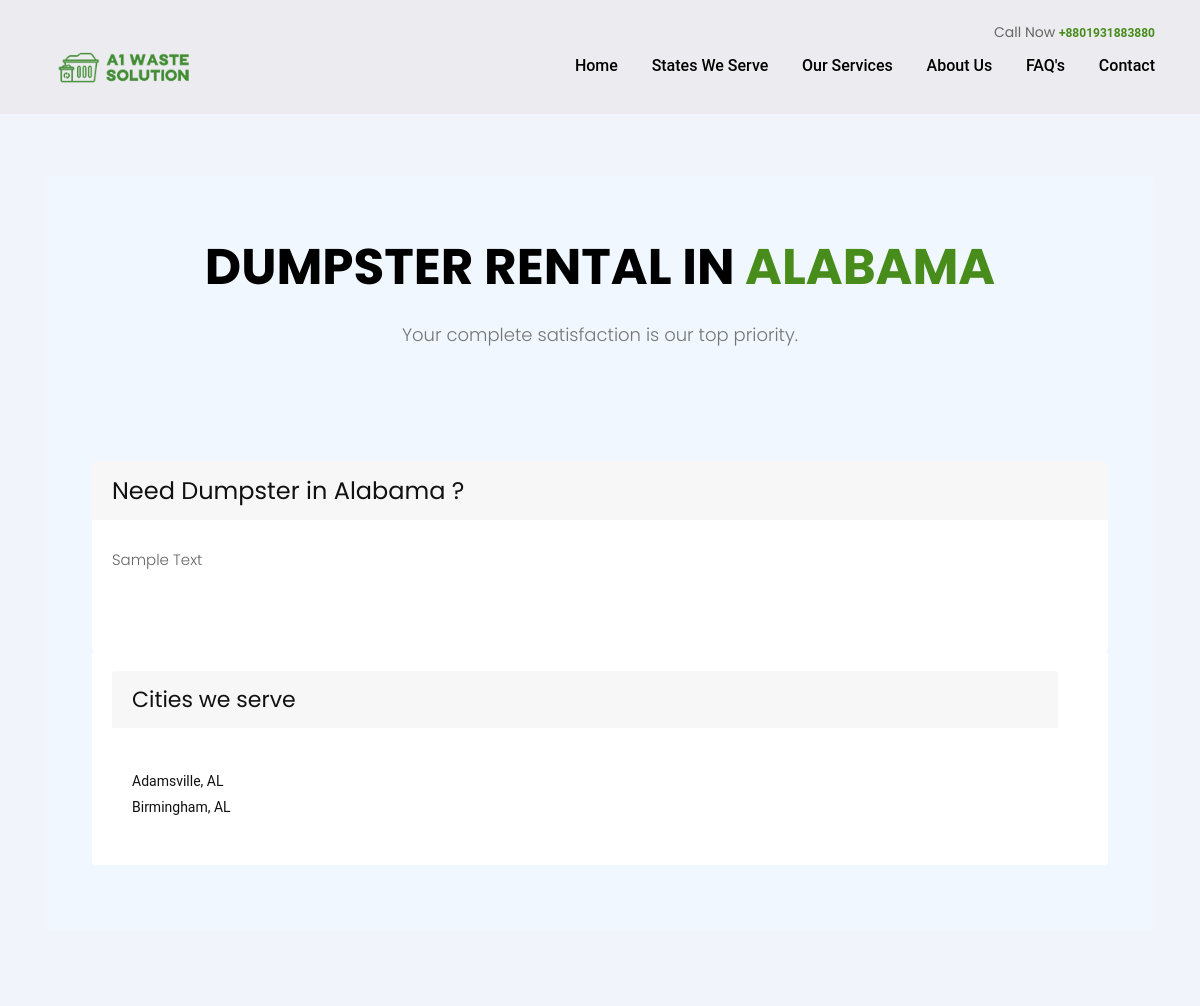
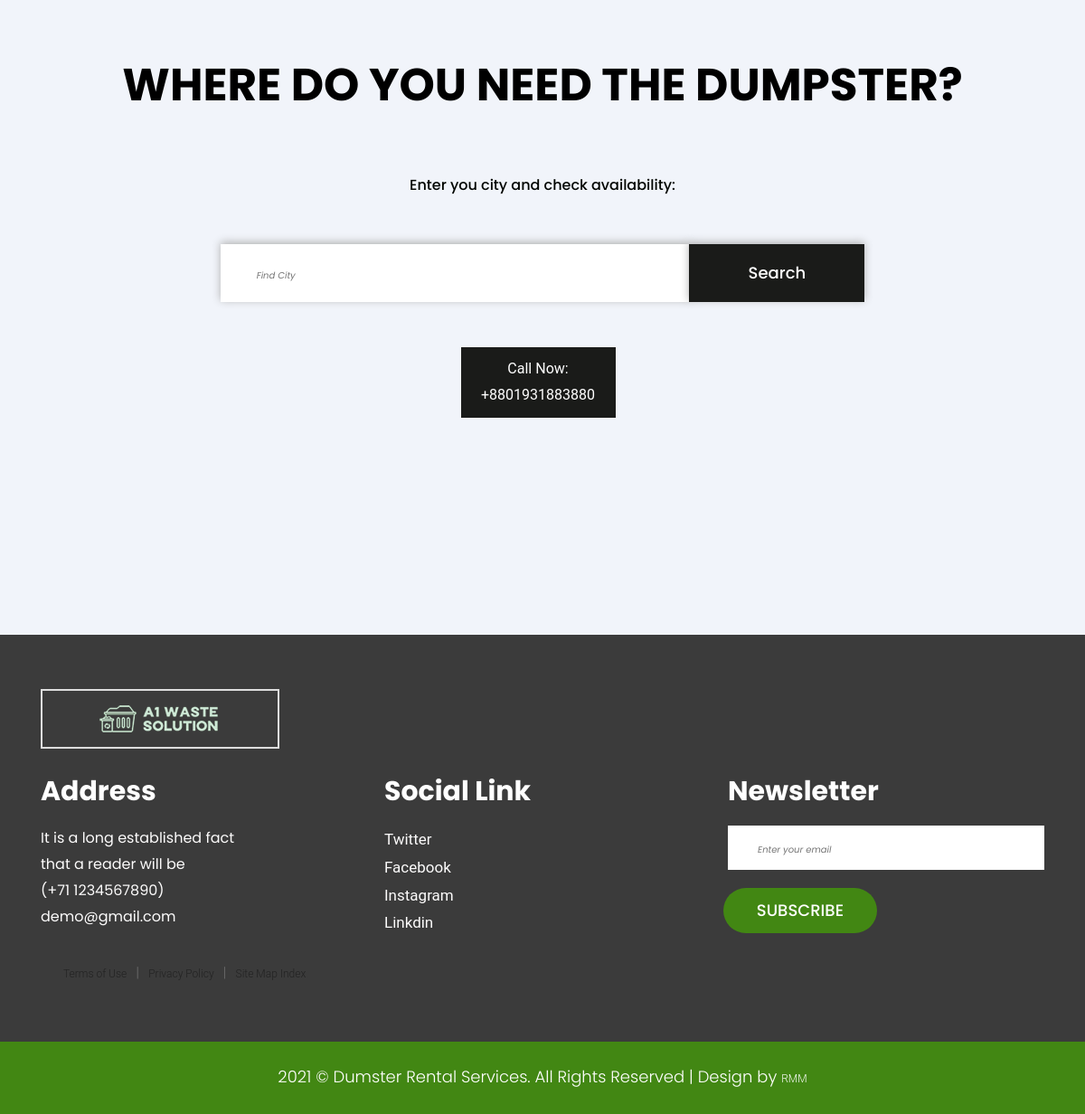
/alabama, run on the app's committed database (2 pictures, top to bottom).
### state/models.py (models this page shows, shortened)
class State(models.Model):
    name        = models.CharField(max_length=100, unique=True)
    abbvr       = models.CharField(max_length=2, unique=True)
    article     = RichTextField(blank=True, null=True)
    slug        = models.SlugField(null=False, unique=True)

class City(models.Model):
    city_name   = models.CharField(max_length=50)
    state_name  = models.ForeignKey('state.State', on_delete=models.CASCADE, related_name='cities')
    zip         = models.CharField(max_length=10)
    city_detail = RichTextField(blank=True, null=True)
    slug        = models.SlugField(null=False, unique=True)
    class Meta:
        verbose_name_plural = "cities"
    def get_absolute_url(self):
        return reverse('city_detail', kwargs={'slug': self.slug, 'state': self.state_name.slug})

### pages/views.py (the view)
# urls.py: path('<slug:slug>', StateDetailView.as_view(), name='state_detail'),
class StateDetailView(DetailView):
    context_object_name = 'state_detail_city'
    template_name = 'state_detail.html'
    queryset = State.objects.all()
    def get_context_data(self, **kwargs):
        context = super(StateDetailView, self).get_context_data(**kwargs)
        context['states'] = State.objects.all()
        context['cities'] = City.objects.all()
        return context

### templates/state_detail.html (shortened to what this page needs)
{% extends 'base.html' %}
{% block content %}
<section>
  <div class="container py-5">
    <div class="container jumbotron" id="jumbo">
      <div class="row">
        <div class="col-md-12">
          <div class="titlepage">
            <h2> Dumpster Rental in <strong class="llow">{{ object.name }}</strong> </h2>
            <br>
            <p class="lead">Your complete satisfaction is our top priority.</p>
            <br><br>
          </div>
        </div>
      </div>
      <div class="container">
        <div class="card border-0 ">
          <h1 class="card-header border-0">Need Dumpster in {{ object.name }} ?</h1>
          <div class="card-body">
            <p class="card-text">{{ object.article|safe }}</p> <br> <br>
          </div>
        </div>
        <div class="card border-0 ">
          <div class="container row card-body">
            <div class="container ">
              <h2 class="card-header border-0">Cities we serve</h2> <br>
            </div>
            <div class="container ">
              <div class="row card-body">
                {% for city in object.cities.all  %}
                {% if forloop.first %}
                <div style="float:left;" class="col-md-4">
                  {% endif %}
                  <li>
                    <a href="{{ city.get_absolute_url }}">
                      <h5>
                        {{ city.city_name }}, {{ city.state_name.abbvr }}
                      </h5>
                    </a>
                  </li>
                  {% if forloop.last %}
                </div>
                {% endif %}
                {% endfor %}
              </div>
            </div>
          </div>
        </div>
      </div>
    </div>
  </div>
  {% include "_search.html" %}
</section>
{% endblock content %}

### templates/base.html (shortened to what this page needs)
{% load static %}
<!doctype html>
<html lang="en">
<head>
  <link rel="stylesheet" href="{% static 'css/base.css' %}">
  <link rel="stylesheet" href="https://cdn.jsdelivr.net/npm/bootstrap@4.6.0/dist/css/bootstrap.min.css">
  <link rel="stylesheet" href="https://maxcdn.bootstrapcdn.com/font-awesome/4.7.0/css/font-awesome.min.css">
  <link rel="stylesheet" href="https://maxcdn.bootstrapcdn.com/font-awesome/4.7.0/css/font-awesome.min.css">
  <link rel="stylesheet" href="{% static 'css/bootstrap.min.css' %}">
  <link rel="stylesheet" href="{% static 'css/style.css' %}">
  <link rel="stylesheet" href="{% static 'css/responsive.css' %}">
  <link rel="stylesheet" href="{% static 'css/jquery.mCustomScrollbar.min.css' %}">
  <link rel="stylesheet" href="https://netdna.bootstrapcdn.com/font-awesome/4.0.3/css/font-awesome.css">
  <link rel="stylesheet" href="https://cdnjs.cloudflare.com/ajax/libs/fancybox/2.1.5/jquery.fancybox.min.css" media="screen">
</head>
<body class="main-layout">
  <header>
    {% include "_nav.html" %}
  </header>
  <section>
    {% block content %}
    {% endblock content %}
  </section>
  {% include "_footer.html" %}
</body>
</html>

### templates/_nav.html
{% load static %}
    <div class="header-top">
      <div class="header fixed-top">
        <div class="container-fluid">
          <div class="row">
            <div class="col-xl-12 col-lg-12 col-md-12 col-sm-11">
              <div class=" float-right">
                <li>Call Now <a href="tel:+8801931883880"> <strong class="llow">+8801931883880</strong></a> </li>
              </div>
            </div>
          </div>
          <div class="row" >
            <div class="col-xl-2 col-lg-4 col-md-4 col-sm-3 col logo_section">
              <div class="full">
                <div class="center-desk">
                  <div class="logo">
                    <a href="{% url 'index' %}"><img src="{% static 'images/dlogo.png' %}" alt="#" /></a>
                  </div>
                </div>
              </div>
            </div>
            <div class="col-xl-10 col-lg-8 col-md-8 col-sm-9">
              <div class="menu-area">
                <div class="limit-box">
                  <nav class="main-menu ">
                    <ul class="menu-area-main">
                      <li class=" "> <a href="{% url 'home' %}">Home</a> </li>
                      <li> <a href="{% url 'state_list' %}">States We Serve</a> </li>
                      <li> <a href="{% url 'services' %}">Our Services</a> </li>
                      <li> <a href="{% url 'about' %}">About Us</a> </li>
                      <li> <a href="{% url 'faqs' %}">FAQ's</a> </li>
                      <li> <a href="{% url 'contact' %}">Contact</a> </li>
                    </ul>
                  </nav>
                </div>
              </div>
            </div>
          </div>
        </div>
      </div>
    </div>

### templates/_search.html
{% load static %}
{% block content %}
<section>
  <div class="container padding_dd">
    <div class="row">
      <div class="col-xl-12 col-lg-12 col-md-12 col-sm-12">
        <div class="text-cen">
          <div class="titlepage">
            <h2>Where do you <strong class="llow"></strong>need the dumpster?</h2>
          </div>
          <p>
            Enter you city and check availability:
          </p>
          <form class="Vegetable" action="{% url 'search_result' %}" method="get">
            <input class="Vegetable_fom" placeholder="Find City" type="text" name="q">
            <button class="Search_btn">Search</button>
          </form>
          <a href="tel:+8801931883880">Call Now: +8801931883880</a>
        </div>
      </div>
    </div>
  </div>
</section>
{% endblock content %}

### templates/_footer.html
{% load static %}
  <footr>
    <div class="footer ">
      <div class="container">
        <div class="row">
          <div class="col-md-12">
            <a href="#" class="logo_footer"> <img src="{% static 'images/dlogo2.png' %}" alt="#" /></a>
          </div>
          <div class="col-xl-12 col-lg-12 col-md-12 col-sm-12 ">
            <div class="row">
              <div class="col-xl-4 col-lg-4 col-md-6 col-sm-6 ">
                <div class="address">
                  <h3>Address </h3>
                  <ul class="loca">
                    <li>
                      <a href="#"></a>It is a long established fact
                      <br>that a reader will be
                    </li>
                    <li>
                      <a href="#"></a>(+71 1234567890)
                    </li>
                    <li>
                      <a href="#"></a>demo@gmail.com
                    </li>
                  </ul>
                </div>
              </div>
              <div class="col-lg-4 col-md-6 col-sm-6">
                <div class="address">
                  <h3>Social Link</h3>
                  <ul class="Menu_footer">
                    <li class="active"> <a href="#">Twitter</a> </li>
                    <li><a href="#">Facebook</a> </li>
                    <li><a href="#">Instagram</a> </li>
                    <li><a href="#">Linkdin</a> </li>
                  </ul>
                </div>
              </div>
              <div class="col-lg-4 col-md-6 col-sm-6 ">
                <div class="address">
                  <h3>Newsletter</h3>
                  <form class="news">
                    <input class="newslatter" placeholder="Enter your email" type="text" name=" Enter your email">
                    <button class="submit">Subscribe</button>
                  </form>
                </div>
              </div>
            </div>
          </div>
        </div>
        <div class="container">
          <ul class="nav foo-mar-t-20">
            <li class="foo-mar-20">
              <p><a href="/terms_of_use">Terms of Use</a></p>
            </li>
            <p>|</p>
            <li class="foo-mar-20">
              <p><a href="/privacy_policy">Privacy Policy</a></p>
            </li>
            <p>|</p>
            <li class="foo-mar-20">
              <p><a href="/sitemap_index.xml">Site Map Index</a></p>
            </li>
          </ul>
        </div>
      </div>
      <div class="copyright">
        <div class="container">
          <p>2021 &copy; Dumster Rental Services. All Rights Reserved | Design by <a href="https://www.rubabyetmahmud.com/">RMM</a></p>
        </div>
      </div>
    </div>
  </footr>

### static/css/base.css (style rules this page uses)
#jumbo { background: rgb(200, 248, 255); background: rgba(240, 248, 255, 0.9); }
body { font-family: 'Signika', sans-serif; }
footer p, a { font-size: 12px; font-family: 'Roboto', sans-serif; }
::placeholder { font-size: 10px; padding-left: 10px; font-style: italic; }
.foo-mar-20 { margin-left: 10px; margin-right: 10px; }
.foo-mar-t-20 { margin-top: 20px }
section { padding-top: 4rem; padding-bottom: 5rem; background-color: #f1f4fa; }
h2 { margin-top: 0.5rem; margin-bottom: 0.5rem; }
p { padding-top: 0.5rem; padding-bottom: 0.5rem; line-height: 25px; }
body { background: #D9B280; font-family: "Roboto", sans-serif; }

### static/css/responsive.css (style rules this page uses)
@media (min-width: 1200px) and (max-width: 1500px) { .logo { padding-bottom: 6px; margin-top: 0px; } }

### data on the page
State: name "ALABAMA", name "Alabama", article "Sample Text"
City: city_name "Adamsville", state_name.abbvr "AL"
City: city_name "Birmingham", state_name.abbvr "AL"
